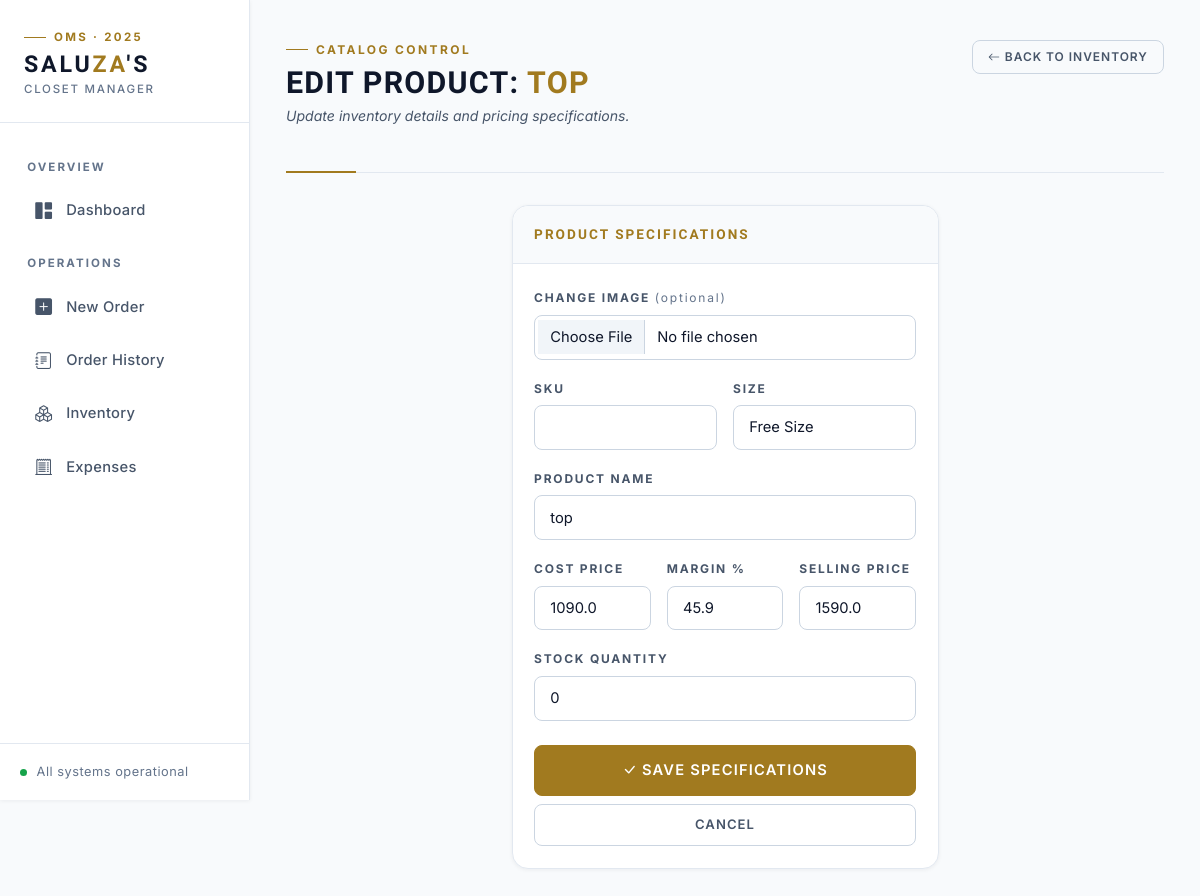
Page /edit_product/275 on the earlier database version.
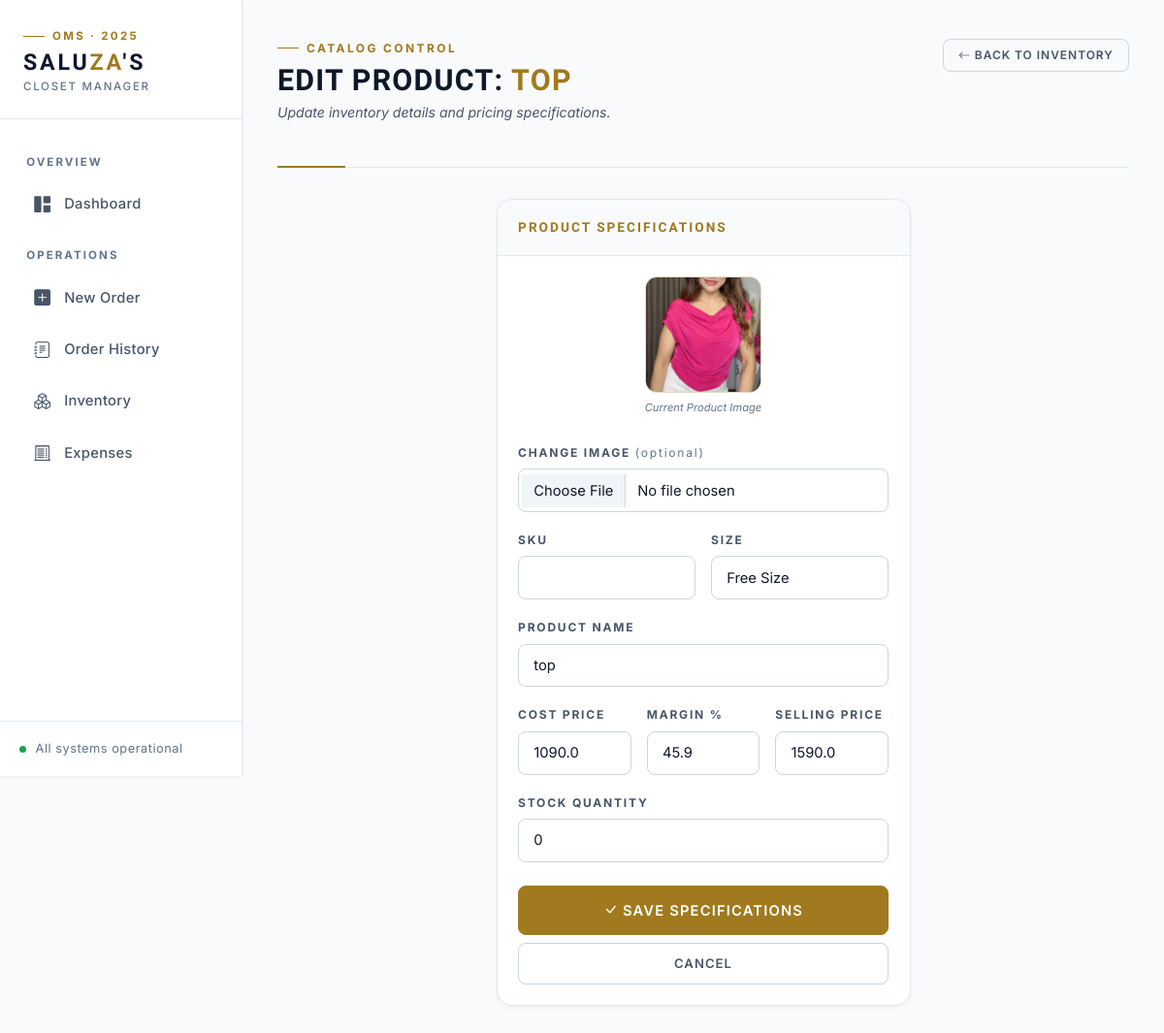
Same page on the later database version.
### app.py (models this page shows)
class Product(db.Model):
    id = db.Column(db.Integer, primary_key=True)
    sku = db.Column(db.String(50), unique=True, nullable=True)
    name = db.Column(db.String(100), nullable=False)
    size = db.Column(db.String(10), nullable=False)
    cost_price = db.Column(db.Float, default=0.0)
    price = db.Column(db.Float, nullable=False)
    stock = db.Column(db.Integer, default=0)
    image = db.Column(db.String(100), nullable=True)

### app.py (the view, shortened to what this page needs)
@app.route('/edit_product/<int:id>', methods=['GET', 'POST'])
def edit_product(id):
    product = Product.query.get_or_404(id)
    return render_template('edit_product.html', p=product)

### templates/edit_product.html (shortened to what the changed rows need)
{% extends "layout.html" %}
{% block content %}
<div class="page-header">
    <div>
        <h1>Edit Product: <span class="gold">{{ p.name }}</span></h1>
    </div>
</div>
<div class="row justify-content-center">
    <div class="col-md-7 col-lg-6">
        <div class="card">
            <div class="card-body">
                <form method="POST" enctype="multipart/form-data">
                    {% if p.image %}
                    <div class="text-center mb-4">
                        <img src="{{ url_for('static', filename='uploads/' + p.image) }}"
                            style="width: 120px; height: 120px; object-fit: cover; border-radius: var(--r-md); border: 1px solid var(--line);">
                        <div
                            style="font-size: 0.7rem; color: var(--text-tertiary); margin-top: 0.4rem; font-style: italic;">
                            Current Product Image</div>
                    </div>
                    {% endif %}
                    <div class="row mb-3 g-3">
                        <div class="col">
                            <label class="form-label">Size</label>
                            <input type="text" name="size" class="form-control" value="{{ p.size }}" required>
                        </div>
                    </div>
                    <div class="mb-3">
                        <label class="form-label">Product Name</label>
                        <input type="text" name="name" class="form-control" value="{{ p.name }}" required>
                    </div>
                    <div class="row mb-3 g-3">
                        <div class="col-4">
                            <label class="form-label">Cost Price</label>
                            <input type="number" name="cost_price" id="costPriceInput" class="form-control" step="0.01"
                                value="{{ p.cost_price }}" required>
                        </div>
                        <div class="col-4">
                            <label class="form-label">Selling Price</label>
                            <input type="number" name="price" id="sellingPriceInput" class="form-control" step="0.01"
                                value="{{ p.price }}" required>
                        </div>
                    </div>
                    <div class="mb-4">
                        <label class="form-label">Stock Quantity</label>
                        <input type="number" name="stock" class="form-control" value="{{ p.stock }}" required>
                    </div>
                </form>
            </div>
        </div>
    </div>
</div>
{% endblock %}

Differences in the rows shown:
changed Product "TOP": image: picture added
Other differences:
text now shown: "Current Product Image"
